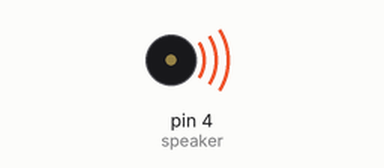
This sketch was run on a simulated Arduino Uno, built with avr-gcc and run on an emulated ATmega328P. On the bench: buzzer (waves = sounding).

Above: at 0.2 s.
Timing chart, 0 to 5.2 s (numbered marks = the images above):
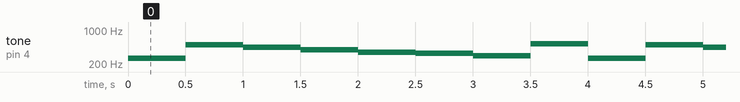

Measured:
- by itself, tone on pin 4 (speaker): repeats every 4.0 s: 494 Hz 0.50 s, 440 Hz 0.50 s, 392 Hz 0.50 s, 349 Hz 0.50 s, 330 Hz 0.50 s, 294 Hz 0.50 s, 523 Hz 0.50 s, 262 Hz 0.50 s

The sketch:

4-16-1.ino
```cpp
const int speaker=4; //數位接腳2連接至喇叭。
const int toneTable[8]={262,494,440,392,349,330,294,523};//音符。
void setup()
{}
void loop()
{ for(int i=0;i<8;i++) //輸出C、D、E、…等8 個音符。
 {
 tone(speaker,toneTable[i]); //輸出音符。
 delay(500); //延遲0.5秒。
 }
 noTone(speaker); //關閉聲音。
}
```
